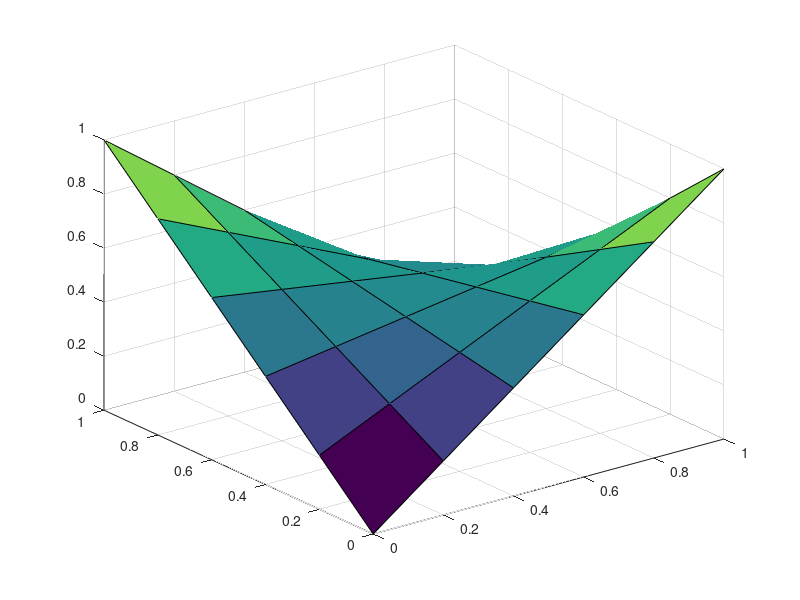

Write MATLAB code to recreate this figure.
load n_4

n = 4;

x = zeros(n*n, 1); % 初期状態の設定

maxit = 2000; % 最大反復回数
tol = 1e-04; % 判定条件

r = b - A*x;
p = r;

for i = 1:maxit
    v = 0;
    Ap = A*p;
    alpha = dot(p,r)/dot(p,Ap);
    x = x + alpha*p;
    r = r - alpha*Ap;
    beta = -dot(r,Ap)/dot(p,Ap);
    p = r + beta*p;
    v = norm(r);
    t(i) = v;
    t2(i) = i;
    if v < tol
        break;
    end
end

plot(t)

X = reshape(x,[n,n])

u = zeros(n+2,n+2);
% 境界条件の設定
u(:,1) = linspace(0,1,n+2);
u(:,n+2) = linspace(1,0,n+2);
u(1,:) = linspace(0,1,n+2);
u(n+2,:) = linspace(1,0,n+2);

for i = 2:n+1
    for j = 2:n+1
        u(i,j) = X(i-1, j-1);
    end
end

x = linspace(0, 1, n+2);
y = linspace(0, 1, n+2);

surf(x, y, u);

